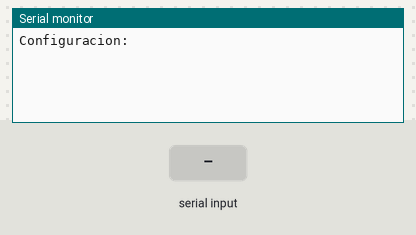
Simulated run of this sketch. Board: Arduino Uno, built with avr-gcc and run on an emulated ATmega328P. On the bench: the last lines printed to the serial monitor. The test bench sets the inputs (shaded band).

Above: at 1.2 s.
1.3 s: "1" received over the second serial link
At 2.2 s:
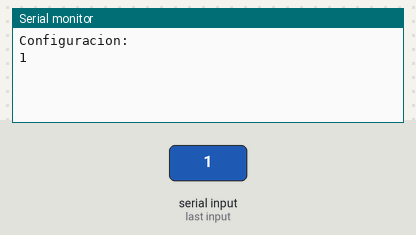
2.8 s: "0" received over the second serial link
At 3.3 s:
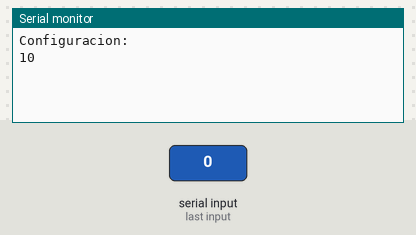

The sketch:

CONFIGURAR_BLUET.ino
```cpp
#include <SoftwareSerial.h>
SoftwareSerial mySerial(10, 11); // TX, RX

void setup()
{
  Serial.begin(9600);
  mySerial.begin(38400);
  while (!Serial) {
    ; // wait for serial port to connect. Needed for native USB port only
  }
  Serial.println("Configuracion:");
}

void loop()
{
  if (mySerial.available()) {
    Serial.write(mySerial.read());
  }
  if (Serial.available()) {
    mySerial.write(Serial.read());
  }
}
```

Measured:
- after the input at 1.3 s, the serial monitor: prints a new line at once (image 1)
- after the input at 2.8 s, the serial monitor: prints a new line at once (image 2)
